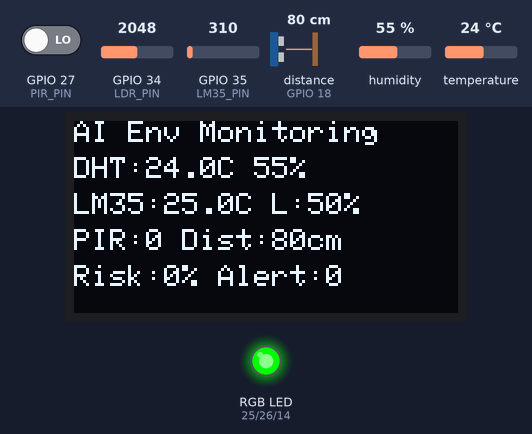
Bench run of a sketch on a simulated ESP32. Shown: 128×64 one-colour display, an RGB LED mixed from three pins (HIGH = lit). Wiring (inferred from the names in the program): ultrasonic range finder: trigger GPIO 5; echo GPIO 18. The test bench sets the inputs (shaded band); at power-on: GPIO 27 (PIR_PIN) LOW, GPIO 34 (LDR_PIN) = 2048, GPIO 35 (LM35_PIN) = 310, distance to the obstacle (sensor on GPIO 18) 80 cm, humidity 55 %, temperature 24 °C. The echo pulse lasts 58.3 µs per cm; WiFi joins after 1.5 s; servers stay silent unless stated; web services answer with replies made up by the test bench; pins used as bus, display or sensor lines are not drawn; what the sketch prints to the serial monitor is not drawn.

Above: at 4.1 s.
Timing chart, 0 to 5.6 s (numbered marks = the images above):
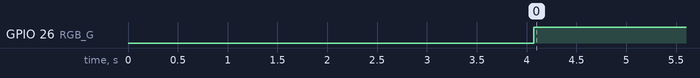

The sketch:

sketch.ino
```cpp
/*
  ============================================================
  Projet  : AI Smart Environmental Monitoring Platform
  Carte   : ESP32 Wokwi
  Cloud   : ThingSpeak
  Capteurs:
    - DHT22    : température + humidité
    - LM35     : température analogique
    - LDR      : luminosité
    - PIR      : détection de mouvement
    - HC-SR04  : distance
  Actionneurs:
    - RGB LED
    - Buzzer
    - OLED I2C

  ThingSpeak Fields:
    field1 -> DHT22 Temperature
    field2 -> Humidity
    field3 -> LM35 Temperature
    field4 -> Luminosity %
    field5 -> Motion
    field6 -> Distance cm
    field7 -> Risk Score
    field8 -> Alert Code
  ============================================================
*/

#include <WiFi.h>
#include <WiFiClient.h>
#include <HTTPClient.h>
#include "DHTesp.h"
#include <Wire.h>
#include <Adafruit_GFX.h>
#include <Adafruit_SSD1306.h>


// ================= WiFi =================
const char* ssid = "Wokwi-GUEST";
const char* password = "";

// ================= ThingSpeak =================
const char* server = "api.thingspeak.com";
const String channelID = "3406001";
const String writeApiKey = "H2HD276YVQHCNY5I";
const String readApiKey  = "UDJ2JHLMJ2UMKP81";

// ================= Pins =================
#define DHTPIN      15
#define LM35_PIN    35
#define LDR_PIN     34
#define PIR_PIN     27
#define TRIG_PIN    5
#define ECHO_PIN    18

#define RGB_R       25
#define RGB_G       26
#define RGB_B       14
#define BUZZER_PIN  23

// ================= OLED =================
#define SCREEN_WIDTH 128
#define SCREEN_HEIGHT 64
#define OLED_RESET -1

Adafruit_SSD1306 display(SCREEN_WIDTH, SCREEN_HEIGHT, &Wire, OLED_RESET);
DHTesp dht;

// ================= Fonctions =================

float readLM35Temperature() {
  int raw = analogRead(LM35_PIN);
  float voltageMV = raw * (3300.0 / 4095.0);
  float temperature = voltageMV / 10.0;
  return temperature;
}

float readLuminosityPercent() {
  int raw = analogRead(LDR_PIN);

  // Selon le montage, tu peux inverser la formule.
  // Ici : raw élevé = lumière élevée.
  float percent = (raw / 4095.0) * 100.0;

  if (percent < 0) percent = 0;
  if (percent > 100) percent = 100;

  return percent;
}

float readDistanceCM() {
  digitalWrite(TRIG_PIN, LOW);
  delayMicroseconds(2);

  digitalWrite(TRIG_PIN, HIGH);
  delayMicroseconds(10);
  digitalWrite(TRIG_PIN, LOW);

  long duration = pulseIn(ECHO_PIN, HIGH, 30000);

  if (duration == 0) {
    return -1;
  }

  float distance = duration * 0.0343 / 2.0;
  return distance;
}

int calculateRiskScore(float tempDHT, float hum, float tempLM35, float light, int motion, float distance) {
  int score = 0;

  if (tempDHT > 35 || tempLM35 > 35) score += 30;
  if (tempDHT > 40 || tempLM35 > 40) score += 20;

  if (hum < 25 || hum > 80) score += 20;

  if (light < 15) score += 10;
  if (light > 90) score += 10;

  if (motion == 1) score += 15;

  if (distance > 0 && distance < 50) score += 25;

  if (score > 100) score = 100;

  return score;
}

int calculateAlertCode(float tempDHT, float hum, float tempLM35, float light, int motion, float distance, int riskScore) {
  /*
    alertCode:
      0 = Normal
      1 = Température élevée
      2 = Humidité anormale
      3 = Luminosité critique
      4 = Mouvement + obstacle proche
      5 = Risque global critique
  */

  if (riskScore >= 75) return 5;
  if (motion == 1 && distance > 0 && distance < 50) return 4;
  if (light < 15 || light > 90) return 3;
  if (hum < 25 || hum > 80) return 2;
  if (tempDHT > 35 || tempLM35 > 35) return 1;

  return 0;
}

void setRGB(int riskScore) {
  if (riskScore < 30) {
    // Vert
    digitalWrite(RGB_R, LOW);
    digitalWrite(RGB_G, HIGH);
    digitalWrite(RGB_B, LOW);
  } else if (riskScore < 70) {
    // Jaune = Rouge + Vert
    digitalWrite(RGB_R, HIGH);
    digitalWrite(RGB_G, HIGH);
    digitalWrite(RGB_B, LOW);
  } else {
    // Rouge
    digitalWrite(RGB_R, HIGH);
    digitalWrite(RGB_G, LOW);
    digitalWrite(RGB_B, LOW);
  }
}

void updateBuzzer(int alertCode) {
  if (alertCode >= 4) {
    tone(BUZZER_PIN, 1000);
  } else {
    noTone(BUZZER_PIN);
  }
}

void updateOLED(float tempDHT, float hum, float tempLM35, float light, int motion, float distance, int riskScore, int alertCode) {
  display.clearDisplay();
  display.setTextSize(1);
  display.setTextColor(SSD1306_WHITE);

  display.setCursor(0, 0);
  display.println("AI Env Monitoring");

  display.setCursor(0, 12);
  display.print("DHT:");
  display.print(tempDHT, 1);
  display.print("C ");
  display.print(hum, 0);
  display.println("%");

  display.setCursor(0, 24);
  display.print("LM35:");
  display.print(tempLM35, 1);
  display.print("C L:");
  display.print(light, 0);
  display.println("%");

  display.setCursor(0, 36);
  display.print("PIR:");
  display.print(motion);
  display.print(" Dist:");
  display.print(distance, 0);
  display.println("cm");

  display.setCursor(0, 48);
  display.print("Risk:");
  display.print(riskScore);
  display.print("% Alert:");
  display.print(alertCode);

  display.display();
}

void sendToThingSpeak(float tempDHT, float hum, float tempLM35, float light, int motion, float distance, int riskScore, int alertCode) {
  WiFiClient client;
  HTTPClient http;

  String payload = "{\"api_key\":\"" + writeApiKey +
                   "\",\"field1\":\"" + String(tempDHT, 1) +
                   "\",\"field2\":\"" + String(hum, 1) +
                   "\",\"field3\":\"" + String(tempLM35, 1) +
                   "\",\"field4\":\"" + String(light, 1) +
                   "\",\"field5\":\"" + String(motion) +
                   "\",\"field6\":\"" + String(distance, 1) +
                   "\",\"field7\":\"" + String(riskScore) +
                   "\",\"field8\":\"" + String(alertCode) +
                   "\"}";

  http.begin(client, server, 80, "/update.json");
  http.addHeader("Content-Type", "application/json");

  int httpCode = http.POST(payload);

  if (httpCode > 0) {
    Serial.print("[ThingSpeak] Donnees envoyees. HTTP Code: ");
    Serial.println(httpCode);
  } else {
    Serial.print("[ThingSpeak] Erreur envoi: ");
    Serial.println(httpCode);
  }

  http.end();
}

// ================= SETUP =================
void setup() {
  Serial.begin(115200);
  delay(500);

  pinMode(PIR_PIN, INPUT);
  pinMode(TRIG_PIN, OUTPUT);
  pinMode(ECHO_PIN, INPUT);

  pinMode(RGB_R, OUTPUT);
  pinMode(RGB_G, OUTPUT);
  pinMode(RGB_B, OUTPUT);
  pinMode(BUZZER_PIN, OUTPUT);

  digitalWrite(RGB_R, LOW);
  digitalWrite(RGB_G, LOW);
  digitalWrite(RGB_B, LOW);
  noTone(BUZZER_PIN);

  dht.setup(DHTPIN, DHTesp::DHT22);

  Wire.begin(21, 22);

  if (!display.begin(SSD1306_SWITCHCAPVCC, 0x3C)) {
    Serial.println("[OLED] Erreur initialisation OLED");
  } else {
    display.clearDisplay();
    display.setTextSize(1);
    display.setTextColor(SSD1306_WHITE);
    display.setCursor(0, 0);
    display.println("Starting system...");
    display.display();
  }

  WiFi.begin(ssid, password);
  Serial.print("Connexion WiFi");

  while (WiFi.status() != WL_CONNECTED) {
    delay(500);
    Serial.print(".");
  }

  Serial.println();
  Serial.print("Connecte. IP: ");
  Serial.println(WiFi.localIP());

  Serial.println("Systeme initialise.");
}

// ================= LOOP =================
void loop() {
  delay(2000);

  TempAndHumidity dhtData = dht.getTempAndHumidity();

  float tempDHT = dhtData.temperature;
  float humidity = dhtData.humidity;
  float tempLM35 = readLM35Temperature();
  float luminosity = readLuminosityPercent();
  int motion = digitalRead(PIR_PIN);
  float distance = readDistanceCM();

  if (isnan(tempDHT) || isnan(humidity)) {
    Serial.println("[DHT22] Erreur lecture capteur.");
    return;
  }

  int riskScore = calculateRiskScore(tempDHT, humidity, tempLM35, luminosity, motion, distance);
  int alertCode = calculateAlertCode(tempDHT, humidity, tempLM35, luminosity, motion, distance, riskScore);

  setRGB(riskScore);
  updateBuzzer(alertCode);
  updateOLED(tempDHT, humidity, tempLM35, luminosity, motion, distance, riskScore, alertCode);

  Serial.println("========== Environmental Data ==========");
  Serial.print("DHT Temp      : "); Serial.print(tempDHT); Serial.println(" C");
  Serial.print("Humidity      : "); Serial.print(humidity); Serial.println(" %");
  Serial.print("LM35 Temp     : "); Serial.print(tempLM35); Serial.println(" C");
  Serial.print("Luminosity    : "); Serial.print(luminosity); Serial.println(" %");
  Serial.print("Motion        : "); Serial.println(motion);
  Serial.print("Distance      : "); Serial.print(distance); Serial.println(" cm");
  Serial.print("Risk Score    : "); Serial.println(riskScore);
  Serial.print("Alert Code    : "); Serial.println(alertCode);
  Serial.println("========================================");

  sendToThingSpeak(tempDHT, humidity, tempLM35, luminosity, motion, distance, riskScore, alertCode);

  /*
    ThingSpeak limite le rythme d'ecriture.
    On garde 20 secondes pour eviter les conflits.
  */
  delay(20000);
}
```

Measured:
- by itself, GPIO 26 (RGB_G): LOW → HIGH at 4.1 s
